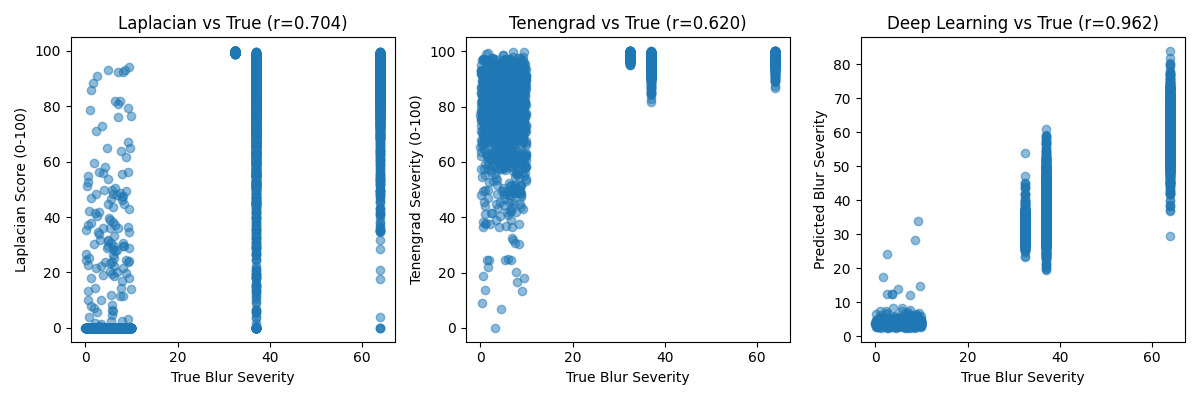
#> input picture evaluation matrices/Evaluation CNN.jpg, 1200 x 400 px; its folder holds only this picture in this run
$ python -i feature_extraction.py   (imports and definitions only)   (older library calls are emulated)
#> lines starting #> are read from the running program, lines starting #| are printed output that depends on the picture
#> further down, picture is the input picture: shape (400, 1200, 3); mean B, G, R 244.8, 241.6, 236.7
import os
import cv2
import numpy as np
import pandas as pd
from PIL import Image
from PIL.ExifTags import TAGS

# === Feature Functions ===
def laplacian_variance(image):
    gray = cv2.cvtColor(image, cv2.COLOR_BGR2GRAY)
    return cv2.Laplacian(gray, cv2.CV_64F).var()

# [5 lines left out: function tenengrad_score, not called in this run]

def perceptual_blur_metric(image, threshold=0.1):
#> called with threshold = 0.1
    gray = cv2.cvtColor(image, cv2.COLOR_BGR2GRAY)
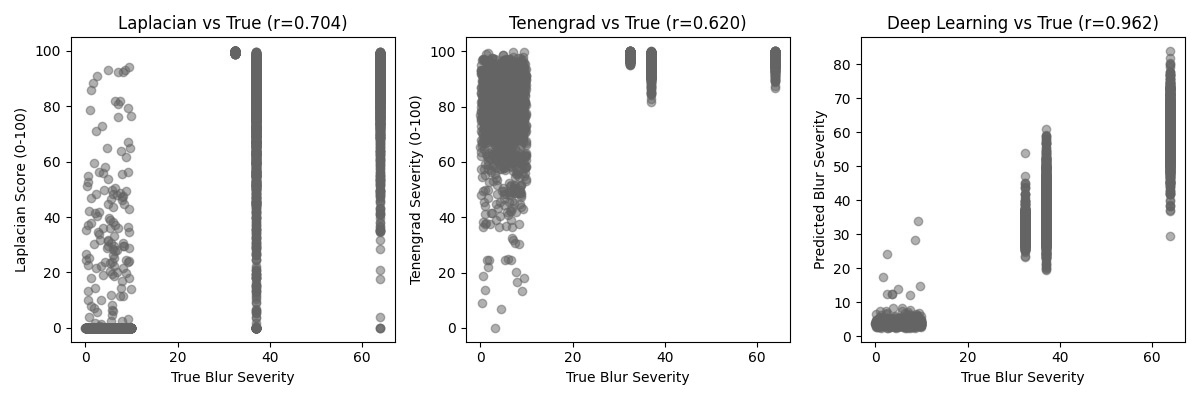
#> gray: shape (400, 1200); min 0, max 255, mean 240.5
    edges = cv2.Canny(gray, 100, 200)
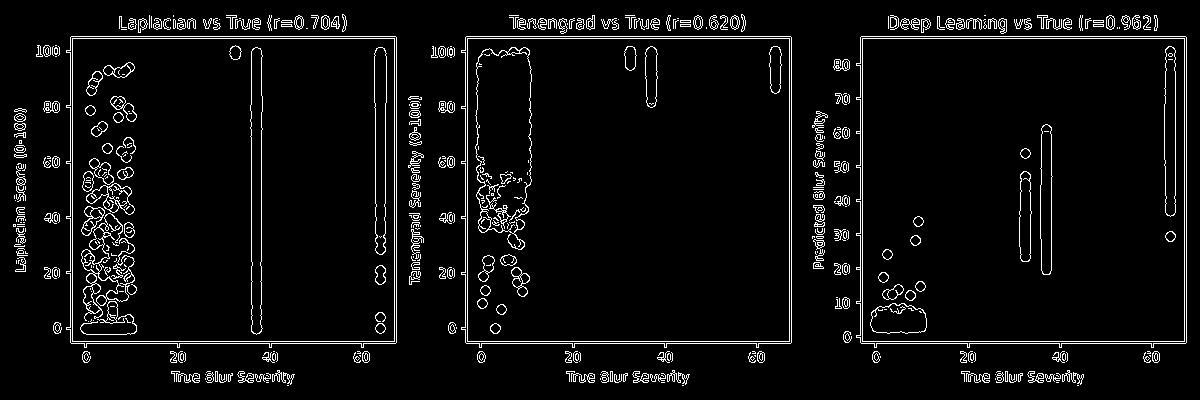
#> edges: shape (400, 1200); 5.1% white in thin lines or dots
    dx = cv2.Sobel(gray, cv2.CV_32F, 1, 0)
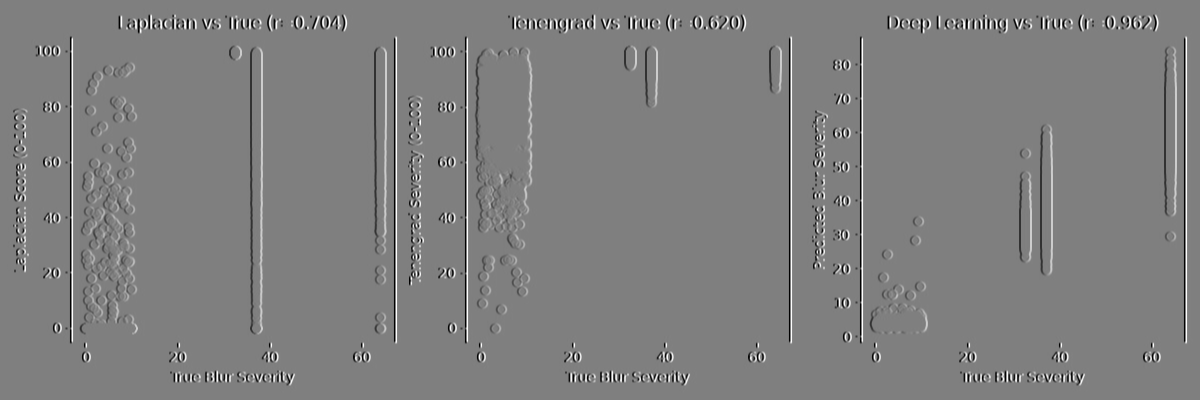
#> dx: shape (400, 1200) float32; min -1020, max 1020, mean 0; drawn with min black and max white
    dy = cv2.Sobel(gray, cv2.CV_32F, 0, 1)
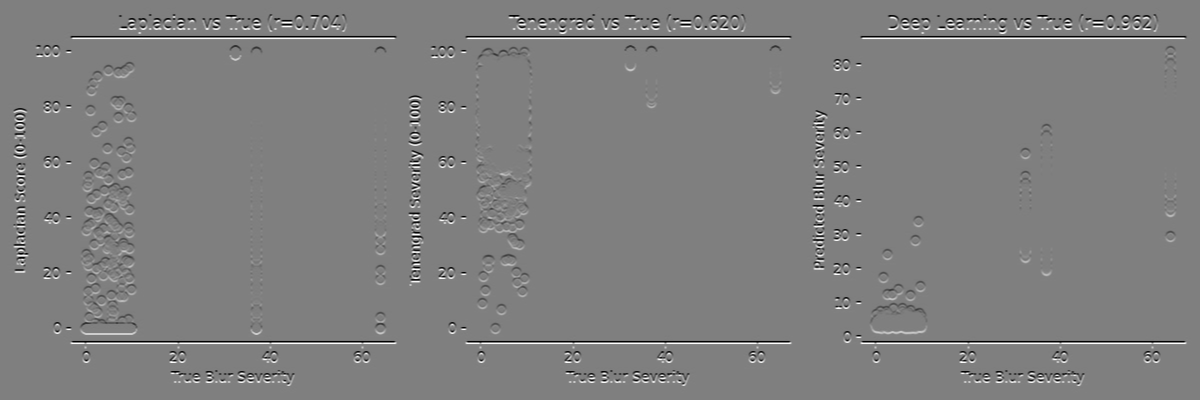
#> dy: shape (400, 1200) float32; min -1020, max 1020, mean 0; drawn with min black and max white
    magnitude = np.sqrt(dx**2 + dy**2)
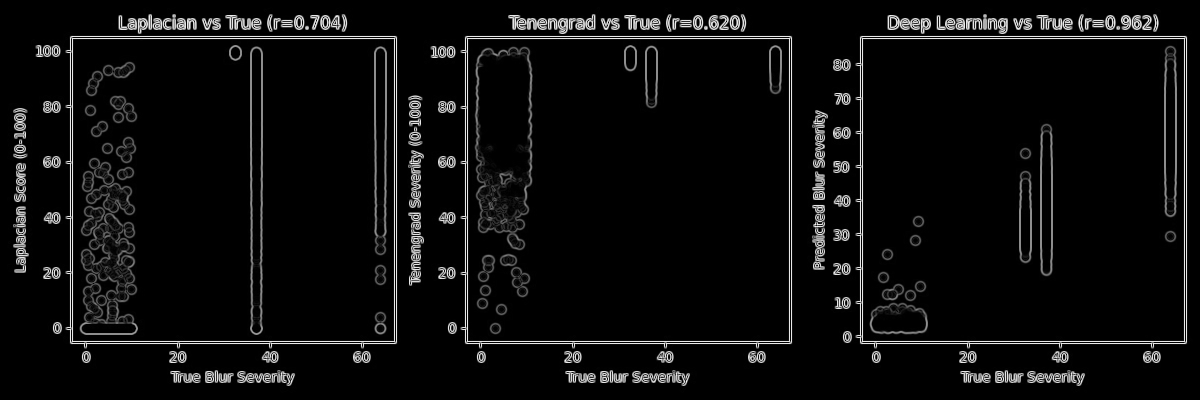
#> magnitude: shape (400, 1200) float32; min 0, max 1111.7, mean 58.1; drawn with min black and max white
    coords = np.column_stack(np.where(edges > 0))
#> coords = 24582 pairs, first value 14 to 385, second value 13 to 1186
    edge_widths = [1.0 / magnitude[y, x] for (y, x) in coords if magnitude[y, x] > threshold]
#> edge_widths = 24582 items
    return np.mean(edge_widths) if edge_widths else 0

def average_brightness(image):
    gray = cv2.cvtColor(image, cv2.COLOR_BGR2GRAY)
    return np.mean(gray)

# [100 lines left out: functions edge_density, histogram_stats, extract_exif, extract_optimized_features, not called in this run]

# === Run ===
# [2 lines not run here, left out]

>>> import cv2
>>> picture = cv2.imread('../evaluation matrices/Evaluation CNN.jpg')
>>> result = perceptual_blur_metric(picture)
#> result = 0.00166
